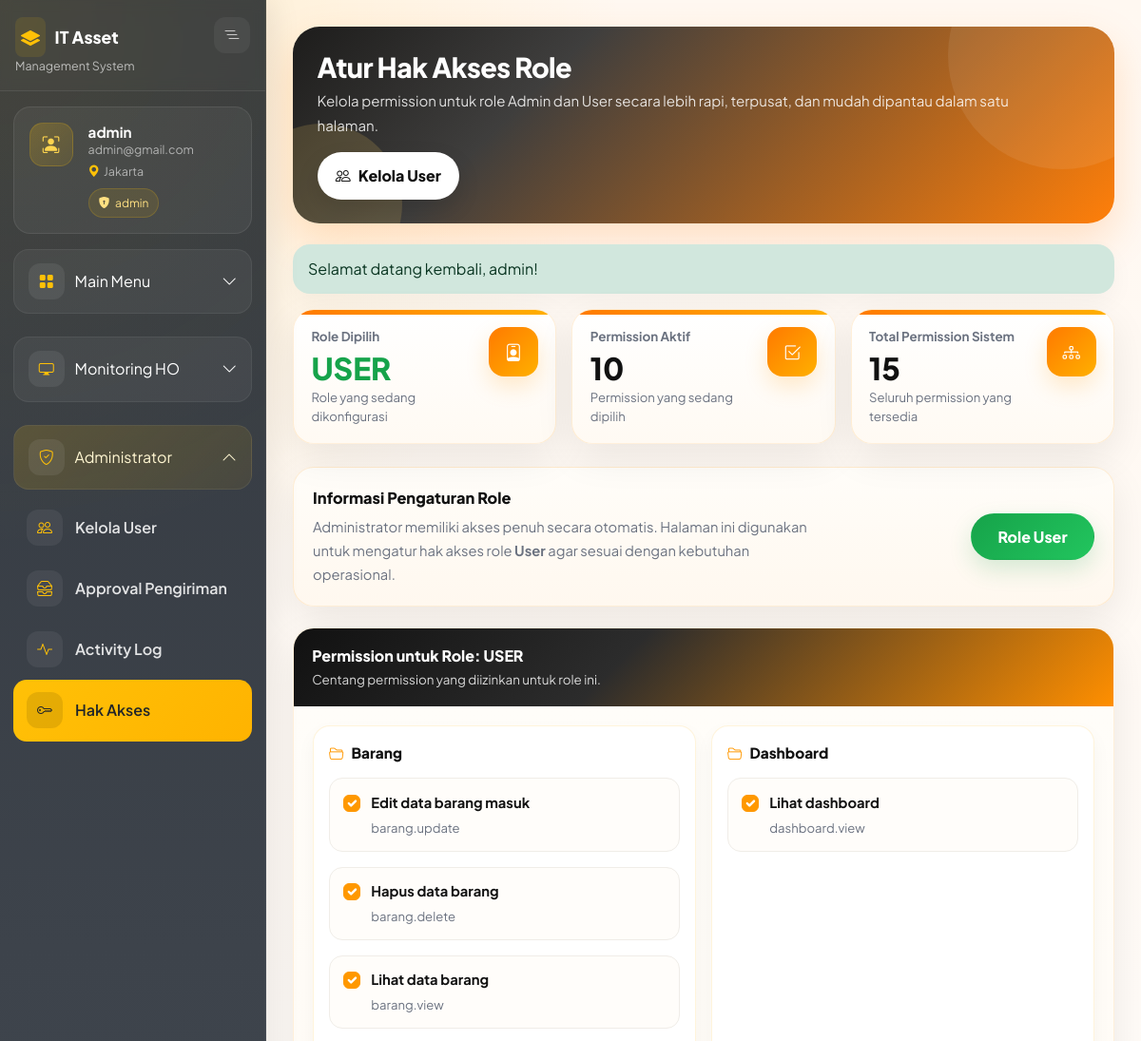
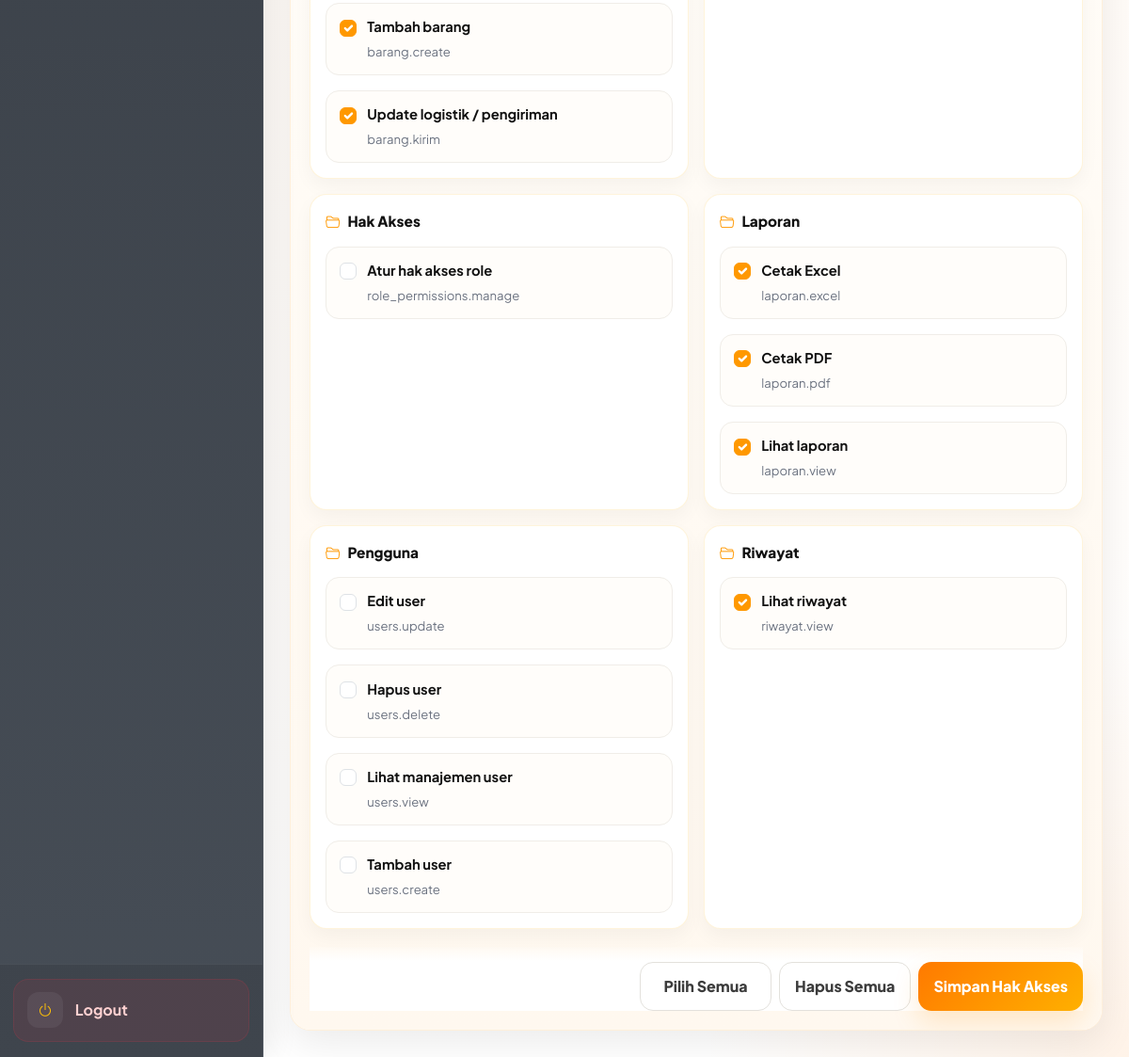
Screenshot of /users/role_permissions.php (signed in) with the database file from the repository (2 pictures, top to bottom).
### tables this page shows
CREATE TABLE `tb_branch` (
  `id_branch` int NOT NULL,
  `nama_branch` varchar(100) NOT NULL
);

CREATE TABLE `rbac_permissions` (
  `id` int NOT NULL,
  `permission_key` varchar(100) NOT NULL,
  `permission_name` varchar(150) NOT NULL,
  `menu_group` varchar(50) NOT NULL,
  `created_at` timestamp NULL DEFAULT CURRENT_TIMESTAMP
);

### users/role_permissions.php (the view, shortened to what the rows shown need)
<?php
include '../config/koneksi.php';
require_once '../config/auth.php';
$currentRole = 'user';
function get_assigned_permission_ids(mysqli $koneksi, string $role): array
{
    $assignedIds = [];
    $stmt = mysqli_prepare($koneksi, "SELECT permission_id FROM rbac_role_permissions WHERE role = ?");
    mysqli_stmt_bind_param($stmt, 's', $role);
    mysqli_stmt_execute($stmt);
    $result = mysqli_stmt_get_result($stmt);
    while ($row = mysqli_fetch_assoc($result)) {
        $assignedIds[] = (int) $row['permission_id'];
    }
    return $assignedIds;
}
function get_grouped_permissions(mysqli $koneksi): array
{
    $groupedPermissions = [];
    $query = mysqli_query(
        $koneksi,
        "SELECT id, permission_key, permission_name, menu_group
         FROM rbac_permissions
         ORDER BY menu_group, permission_name"
    );
    while ($permission = mysqli_fetch_assoc($query)) {
        $group = $permission['menu_group'] ?: 'Lainnya';
        $groupedPermissions[$group][] = $permission;
    }
    return $groupedPermissions;
}
$assignedIds = get_assigned_permission_ids($koneksi, $currentRole);
$groupedPermissions = get_grouped_permissions($koneksi);
?>
<!DOCTYPE html>
<html lang="id">
<head>
    <link href="https://cdn.jsdelivr.net/npm/bootstrap@5.3.2/dist/css/bootstrap.min.css" rel="stylesheet">
    <link rel="stylesheet" href="https://cdn.jsdelivr.net/npm/bootstrap-icons@1.11.3/font/bootstrap-icons.css">
</head>
<body>
    <div class="container-fluid p-0">
        <div class="d-flex flex-nowrap w-100 overflow-hidden">
            <?php include '../layout/sidebar.php'; ?>
            <div id="mainContent" class="flex-grow-1" style="transition: all 0.28s ease; min-width: 0;">
                <div class="page-shell">
                    <div class="hero-card">
                        <div class="hero-content d-flex justify-content-between align-items-start flex-wrap gap-3">
                            <div>
                                <h1 class="page-title">Atur Hak Akses Role</h1>
                            </div>
                        </div>
                    </div>
                    <form method="POST" id="formRolePermissions" class="permission-card">
                        <div class="permission-card-body">
                            <div class="row g-3">
                                <?php foreach ($groupedPermissions as $group => $items): ?>
                                    <div class="col-xl-6">
                                        <div class="permission-group">
                                            <div class="permission-group-title">
                                                <i class="bi bi-folder2-open"></i><?= e($group) ?>
                                            </div>
                                            <div class="row g-3">
                                                <?php foreach ($items as $item): ?>
                                                    <div class="col-12">
                                                        <div class="permission-item">
                                                            <div class="form-check">
                                                                <input class="form-check-input"
                                                                    type="checkbox"
                                                                    name="permissions[]"
                                                                    value="<?= (int) $item['id'] ?>"
                                                                    id="permission<?= (int) $item['id'] ?>"
                                                                    <?= in_array((int) $item['id'], $assignedIds, true) ? 'checked' : '' ?>>
                                                                <label class="form-check-label" for="permission<?= (int) $item['id'] ?>">
                                                                    <span class="permission-name"><?= e($item['permission_name']) ?></span>
                                                                    <span class="permission-key"><?= e($item['permission_key']) ?></span>
                                                                </label>
                                                            </div>
                                                        </div>
                                                    </div>
                                                <?php endforeach; ?>
                                            </div>
                                        </div>
                                    </div>
                                <?php endforeach; ?>
                            </div>
                        </div>
                    </form>
                </div>
            </div>
        </div>
    </div>
</body>
</html>

### layout/sidebar.php (shortened to what the rows shown need)
<?php
require_once __DIR__ . '/../config/auth.php';
$user = current_user();
$role = current_role();
$branchName = '-';
if (!empty($user['id_branch'])) {
    $branchId = (int) $user['id_branch'];
    if ($branchId > 0 && isset($koneksi)) {
        $stmtBranch = mysqli_prepare($koneksi, "SELECT nama_branch FROM tb_branch WHERE id_branch = ? LIMIT 1");
        if ($stmtBranch) {
            mysqli_stmt_bind_param($stmtBranch, 'i', $branchId);
            mysqli_stmt_execute($stmtBranch);
            $branchResult = mysqli_stmt_get_result($stmtBranch);
            $branchRow = mysqli_fetch_assoc($branchResult);
            if (!empty($branchRow['nama_branch'])) {
                $branchName = $branchRow['nama_branch'];
            }
        }
    }
}
?>
<div id="appSidebar" class="d-flex flex-column sidebar-shell">
    <div class="sidebar-user">
        <div class="d-flex align-items-start gap-3">
            <div class="flex-grow-1">
                <div class="sidebar-user-name"><?= h($user['username'] ?? 'User') ?></div>
                <div class="sidebar-user-email"><?= h($user['email'] ?? '-') ?></div>
                <div class="sidebar-user-email mt-1">
                    <i class="bi bi-geo-alt-fill text-warning me-1"></i><?= h($branchName) ?>
                </div>
                <div class="sidebar-user-role">
                    <i class="bi bi-shield-lock-fill"></i>
                    <span><?= h($role ?? '-') ?></span>
                </div>
            </div>
        </div>
    </div>
</div>

### rows the page displays
tb_branch: nama_branch "Jakarta"
rbac_permissions: id "☑", permission_name "Edit data barang masuk", permission_key "barang.update"
rbac_permissions: id "☑", permission_name "Hapus data barang", permission_key "barang.delete"
rbac_permissions: id "☑", permission_name "Lihat data barang", permission_key "barang.view"
rbac_permissions: id "☑", permission_name "Tambah barang", permission_key "barang.create"
rbac_permissions: id "☑", permission_name "Update logistik / pengiriman", permission_key "barang.kirim"
rbac_permissions: id "☑", permission_name "Lihat dashboard", permission_key "dashboard.view"
rbac_permissions: permission_name "Atur hak akses role", permission_key "role_permissions.manage"
rbac_permissions: id "☑", permission_name "Cetak Excel", permission_key "laporan.excel"
rbac_permissions: id "☑", permission_name "Cetak PDF", permission_key "laporan.pdf"
rbac_permissions: id "☑", permission_name "Lihat laporan", permission_key "laporan.view"
rbac_permissions: permission_name "Edit user", permission_key "users.update"
rbac_permissions: permission_name "Hapus user", permission_key "users.delete"
rbac_permissions: permission_name "Lihat manajemen user", permission_key "users.view"
rbac_permissions: permission_name "Tambah user", permission_key "users.create"
rbac_permissions: menu_group "Riwayat", id "☑", permission_name "Lihat riwayat", permission_key "riwayat.view"

### other values shown
$user['username'] "admin"
$user['email'] "admin@gmail.com"
$role "admin"
$success "Selamat datang kembali, admin!"
$currentRole "USER"
count($assignedIds) "10"
$allPermissionsCount "15"
$group "Barang"
$group "Dashboard"
$group "Hak Akses"
$group "Laporan"
$group "Pengguna"
